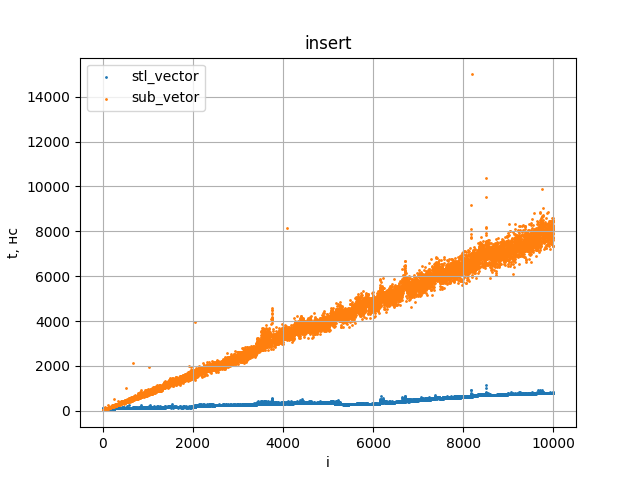

This figure's Python source:
from matplotlib import pyplot as plt
import pandas as pd
import numpy as np

data = np.array(pd.read_csv("inf_cont/t1/1.csv"))

plt.scatter(data[:, 0], data[:, 1], label="stl_vector", s=1)
plt.scatter(data[:, 0], data[:, 2], label='sub_vetor', s=1)

plt.grid()

plt.legend()

plt.xlabel('i')
plt.ylabel('t, нс')     

plt.title("insert")
    
plt.savefig('inf_cont/t1/1.png')

plt.show()
